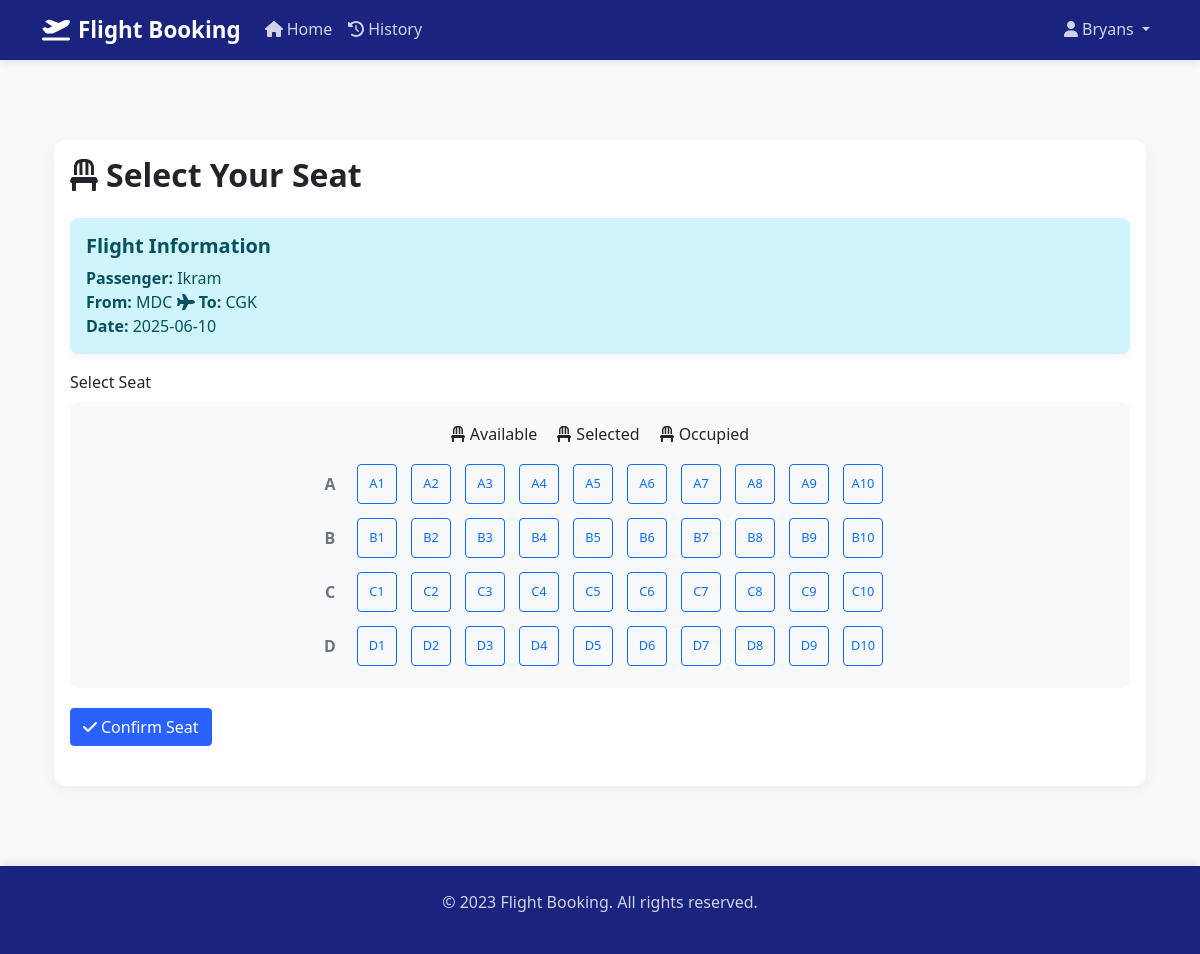
The app's page /seat?booking_id=1 (signed in) with its own data.
### tables this page shows
CREATE TABLE bookings (
        id INTEGER PRIMARY KEY AUTOINCREMENT,
        user_id INTEGER NOT NULL,
        passenger_name TEXT NOT NULL,
        departure_airport TEXT NOT NULL,
        destination_airport TEXT NOT NULL,
        booking_date TEXT NOT NULL,
        created_at TIMESTAMP DEFAULT CURRENT_TIMESTAMP, seat_number TEXT,
        FOREIGN KEY (user_id) REFERENCES users(id)
    );

### app.py (the view, shortened to what this page needs)
@app.route('/seat', methods=['GET', 'POST'])
def seat_selection():
    if 'user_id' not in session:
        flash('Please login first', 'warning')
        return redirect(url_for('login'))
    booking_id = request.args.get('booking_id')
    if booking_id:
        booking_data = get_booking_by_id(booking_id)
        if not booking_data:
            flash('Booking not found', 'error')
            return redirect(url_for('tickets'))
        seat_selection_history = get_seat_selection_history(session['user_id'])
        return render_template('seat.html', booking_data=booking_data, seat_selection_history=seat_selection_history)
    flash('No booking selected', 'error')
    return redirect(url_for('tickets'))

### app.py (called while the page is built)
@app.context_processor
def inject_now():
    return {'now': datetime.now()}

def get_booking_by_id(booking_id):
    conn = get_db_connection()
    cursor = conn.cursor()
    cursor.execute('SELECT * FROM bookings WHERE id = ?', (booking_id,))
    booking = cursor.fetchone()
    conn.close()
    return booking

def get_seat_selection_history(user_id):
    conn = get_db_connection()
    cursor = conn.cursor()
    cursor.execute('''
        SELECT ss.*, b.passenger_name
        FROM seat_selections ss
        JOIN bookings b ON ss.booking_id = b.id
        WHERE b.user_id = ?
        ORDER BY ss.selected_on DESC
    ''', (user_id,))
    history = cursor.fetchall()
    conn.close()
    return history

### database.py (called while the page is built)
def get_db_connection():
    conn = sqlite3.connect("data.db")
    conn.row_factory = sqlite3.Row
    return conn

### templates/seat.html (shortened to what this page needs)
{% extends "base.html" %}
{% block content %}
<div class="container py-5">
    <div class="row">
        <div class="col-12">
            <div class="card">
                <div class="card-body">
                    <h2 class="card-title mb-4">
                        <i class="fas fa-chair me-2"></i>Select Your Seat
                    </h2>
                    {% if booking_data %}
                    <div class="alert alert-info">
                        <h5 class="alert-heading">Flight Information</h5>
                        <p class="mb-0">
                            <strong>Passenger:</strong> {{ booking_data[2] }}<br>
                            <strong>From:</strong> {{ booking_data[3] }} <i class="fas fa-plane"></i> <strong>To:</strong> {{ booking_data[4] }}<br>
                            <strong>Date:</strong> {{ booking_data[5] }}
                        </p>
                    </div>
                    {% endif %}
                    <form method="POST" action="{{ url_for('seat_selection') }}" class="mb-4">
                        <div class="mb-3">
                            <label for="seat_number" class="form-label">Select Seat</label>
                            <div class="seat-map">
                                <div class="seat-legend mb-3">
                                    <span class="seat-available"><i class="fas fa-chair"></i> Available</span>
                                    <span class="seat-selected"><i class="fas fa-chair"></i> Selected</span>
                                    <span class="seat-occupied"><i class="fas fa-chair"></i> Occupied</span>
                                </div>
                                <div class="seat-grid">
                                    {% set rows = ['A', 'B', 'C', 'D'] %}
                                    {% for row in rows %}
                                    <div class="seat-row">
                                        <div class="row-label">{{ row }}</div>
                                        {% for col in range(1, 11) %}
                                        {% set seat_number = row ~ col %}
                                        {% set is_occupied = seat_number in occupied_seats %}
                                        <div class="seat">
                                            <label class="btn btn-outline-primary seat-btn {% if is_occupied %}occupied{% endif %}"
                                                   for="seat-{{ seat_number }}">
                                                {{ seat_number }}
                                            </label>
                                        </div>
                                        {% endfor %}
                                    </div>
                                    {% endfor %}
                                </div>
                            </div>
                        </div>
                        <div class="d-flex justify-content-between">
                            <button type="submit" class="btn btn-primary">
                                <i class="fas fa-check me-1"></i>Confirm Seat
                            </button>
                        </div>
                    </form>
                </div>
            </div>
        </div>
    </div>
</div>
{% endblock %}

### templates/base.html (style rules this page uses)
:root { --primary-color: #1a237e; --secondary-color: #0d47a1; --accent-color: #2962ff; --text-color: #333; --text-light: #555; --bg-light: #f8f9fa; --border-color: #dee2e6; --shadow-light: rgba(0, 0, 0, 0.05); --shadow-medium: rgba(0, 0, 0, 0.1); }
body { font-family: 'Segoe UI', Roboto, "Helvetica Neue", Arial, sans-serif; background-color: var(--bg-light); min-height: 100vh; display: flex; flex-direction: column; color: var(--text-color); }
.card { border: none; box-shadow: 0 4px 15px var(--shadow-light); transition: transform 0.3s ease, box-shadow 0.3s ease; border-radius: 0.75rem; overflow: hidden; }
.form-control, .btn { border-radius: 0.25rem; }
.btn-primary { background-color: var(--accent-color); border-color: var(--accent-color); transition: background-color 0.3s ease, border-color 0.3s ease; }
.alert { border: none; border-radius: 0.5rem; box-shadow: 0 2px 8px var(--shadow-light); }
h1, h2, h3, h4, h5, h6 { color: var(--primary-color); font-weight: 600; }

### templates/seat.html (style rules this page uses)
.seat-map { background: #f8f9fa; padding: 20px; border-radius: 8px; margin-bottom: 20px; }
.seat-legend { display: flex; gap: 20px; justify-content: center; margin-bottom: 20px; }
.seat-legend span { display: flex; align-items: center; gap: 5px; }
.seat-grid { display: flex; flex-direction: column; gap: 10px; align-items: center; }
.seat-row { display: flex; align-items: center; gap: 10px; }
.row-label { width: 30px; text-align: center; font-weight: bold; color: #6c757d; }
.seat { position: relative; }
.seat-btn { width: 40px; height: 40px; padding: 0; display: flex; align-items: center; justify-content: center; font-size: 0.8rem; margin: 2px; }

### records on screen
bookings: passenger_name "Ikram", departure_airport "MDC", destination_airport "CGK", booking_date "2025-06-10"

### other values on screen
{{ session.get('username') }} "Bryans"
{{ row }} "A" "B" "C" "D"
{{ seat_number }} "A1" "A2" "A3" "A4" "A5" "A6" "A7" "A8" "A9" "A10" "B1" "B2" "B3" "B4" "B5" "B6" "B7" "B8" "B9" "B10" "C1" "C2" "C3" "C4" "C5" "C6" "C7" "C8" "C9" "C10" "D1" "D2" "D3" "D4" "D5" "D6" "D7" "D8" "D9" "D10"
